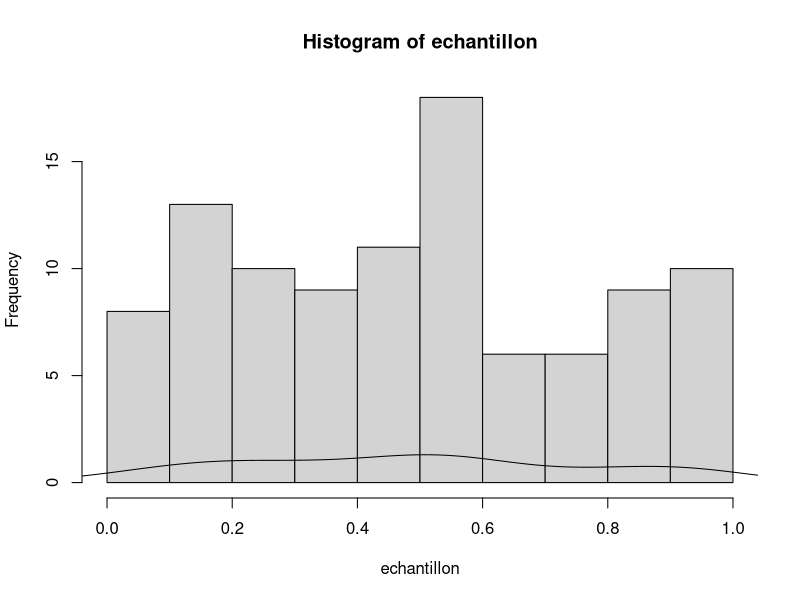
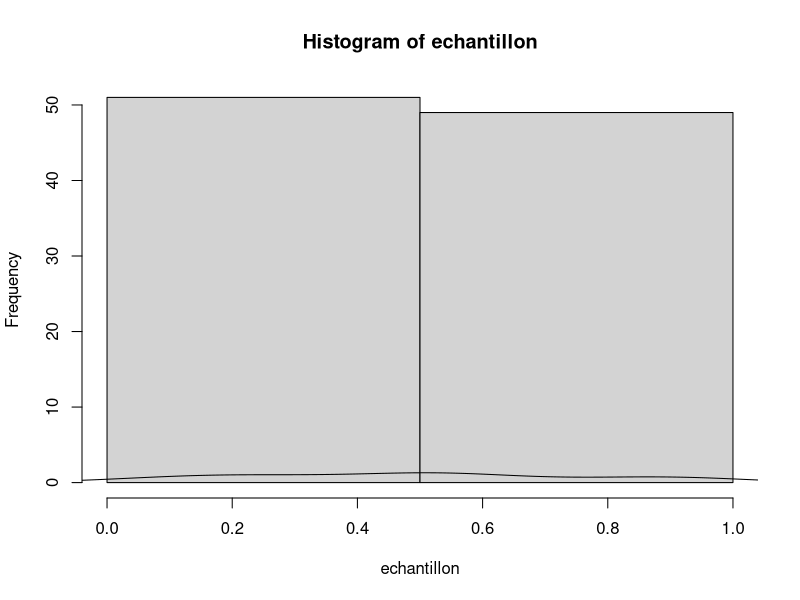
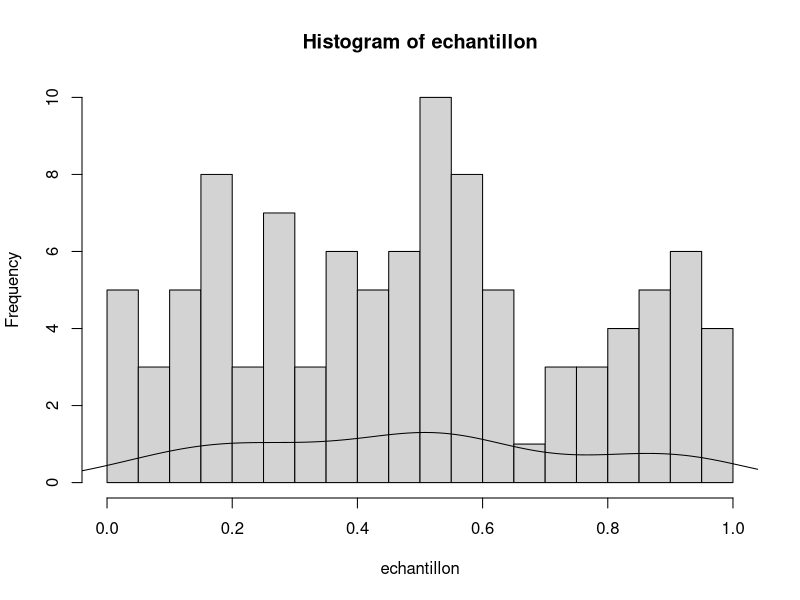

Here is the R script that generated these plots, in order: (Note: this script raises an error after producing the figures.)
#lab1
#Florent Jakubowski

# Manifold Learning
# Lab x001 : Simulation et estimation de la densité
# Jairo Cugliari
# S1 2018–2019

# 1 Simulation par la méthode de rejet ####
# 1.1. Écrire sur R la fonction f_tri(x) que calcule la valeur de la densité f(x) d’une variable aléatoire ####
# triangulaire sur [0,2] pour l’argument x donné en entrée.

# 1.2. Écrire sur R la fonction rejection(f, a, b, M) qui simule une valeur de la densité f en utilisant la ####
# méthode de rejet. Nous supposons que f est une densité à support sur le segment [a,b] et qu’elle est
# majorée uniformément sur son support par M.

# 1.3. Simuler 1000 réalisations d’une variable aléatoire triangulaire en utilisant la fonction écrite dans le ####
# point précédent. Sauvegarder les valeurs simulés dans un fichier de texte (on les utilisera par la suite).

# 2 Estimation de la densité par histogramme ####

# 2.1. Générer un échantillon X1,...,Xn de taille n=100 où XiTriangulaire(0,2). ####
#loi triangulaire 

#fonction triangulaire
f_tri <- function(x) {
  SUP01 <- (0<=x) & (x<1)
  SUP12 <- (1<=x) & (x<2)
  if (SUP01){
    return(x)
  } else {if(SUP12){
    return(2-x)
  } else {
    return(0)
  }
  }
}

#nombre d'échantillon
n <- 100

#Vectorisation de f_tri
# Vectorize(FUN, vectorize.args = arg.names, SIMPLIFY = TRUE,
#           USE.NAMES = TRUE)
f_tri_vect <- Vectorize(FUN = f_tri )
echantillon <- f_tri_vect(runif(n, min=0, max=1))

# 2.2. Utiliser la fonction hist de R pour estimer la densité de l’échantillon. Comparer le résultat de ####
# l’estimation quand l’on fait varier le nombre de classes m. En particulier utiliser les valeurs heuristiques
# : m=1+10ln(n)/3 et m=sqrt(n).

#classes <- seq(min(echantillon), max(echantillon), length = 4)
?hist
hist(echantillon)
lines(density(echantillon))

hist(echantillon, nclass = 3)
lines(density(echantillon))

#m=1+10ln(n)/3
m <- 1 + (10*log(n))/3
hist(echantillon, nclass = m)
lines(density(echantillon))

#m=sqrt(n)
m <- sqrt(j)
hist(echantillon, nclass = m)
lines(density(echantillon))

#avec seq 
hist(echantillon, breaks = seq(min(echantillon), max(echantillon), length=100))
lines(density(echantillon))

# 3 Estimation de la densité par noyau ####

# 3.1. Générer un échantillon X1,...,Xn de taille n=100 où XiTriangulaire(0,2). ####
#fonction triangulaire
f_tri_3 <- function(x) {
  SUP01 <- (0<=x) & (x<1)
  SUP12 <- (1<=x) & (x<2)
  if (SUP01){
    return(x)
  } else {if(SUP12){
    return(2-x)
  } else {
    return(0)
  }
  }
}

#nombre d'échantillon
n <- 100

f_tri_vect_3 <- Vectorize(FUN = f_tri_3)
echantillon_3 <- f_tri_vect_3(n)

#test avec l'histogramme
hist(echantillon_3)

# 3.2. Utiliser la fonction density de R pour estimer la densité de l’échantillon. Comparer le résultat de ####
# l’estimation quand l’on fait varier la largeur de fenêtre h. En particulier utiliser les valeurs heuristiques
# : h=1.06ˆn−1/5 où ˆ=min{ˆs,IQR/1.34} et ˆs est l’écart type des données.

?density

# 3.3. Écrire sur R la fonction riskkde(obs, h) qui estime le risque J de l’estimateur à noyau de la densité ####
# avec une largeur de fenêtre h (cf. équation 6.35 dans Wasserman (2006) pour la formule).

# 3.4. Estimer la courbe de risque J(h). Comparer la valeur de h=argminJ(h) avec la valeurs heuristiques ####
# pour h.

# 4 Exercices additionnels ####
# Old Faithful geiser Utiliser les données faithful du paquet datasets. Nous voulons estimer la
# densité des variables waiting et eruptions.

# 4.1. Utiliser l’estimateur à noyau pour estimer chacune des densités marginales (i.e. de manière individuelle) ####

# 4.2. Il est possible d’estimer la densité conjointe des deux variables. Explorer les options données par les ####
# packages ks et hexbin.

# 5 Lectures recommandés.
# – All of Nonparametric Statistics (2006) L. Wasserman, Chapitre 6
# 1